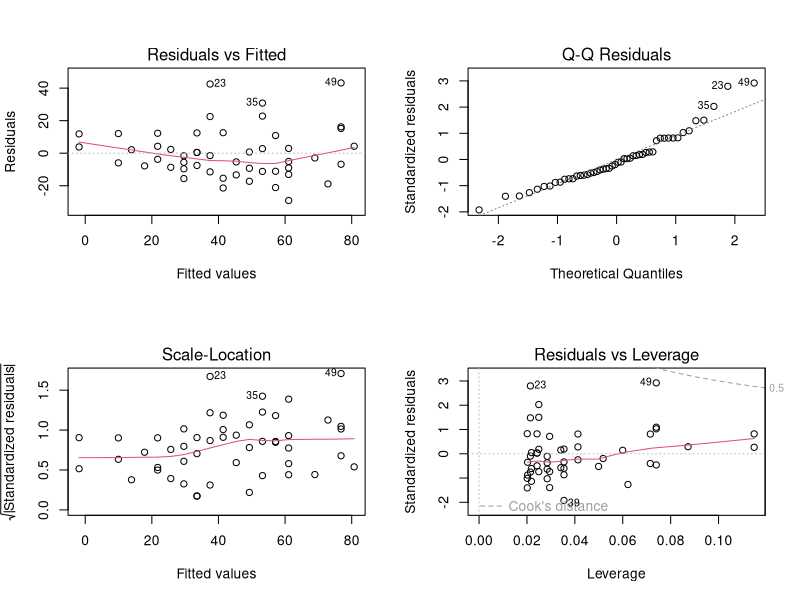

This chart was generated by the following R code:
lmMod <- lm(dist ~ speed, data=cars)

#1. identify heteroscedasticity with graph
par(mfrow=c(2,2)) # init 4 charts in 1 panel
plot(lmMod)
##1.1. red line must be flat if there is no heteroscedasticity

#2. identify heteroscedasticity with statistical test

##2.2. Breaush Pagan Test
lmtest::bptest(lmMod)
##2.3 NCV Test
car::ncvTest(lmMod)

### H0 : variance of the residuals is constant (homoscedastic)
### p < alpha = heteroscedasticity is present
### p > alpha = heteroscedasticity is not present (pass the test)

#3. Healing heteroscedasticity with Box-Cox transformation
distBCMod <- caret::BoxCoxTrans(cars$dist)
cars <- cbind(cars, dist_new=predict(distBCMod, cars$dist))
lmMod_bc <- lm(dist_new ~ speed, data=cars) # new healing model
lmtest::bptest(lmMod_bc) # test again to make sure our new model is not heteroscedasticity
